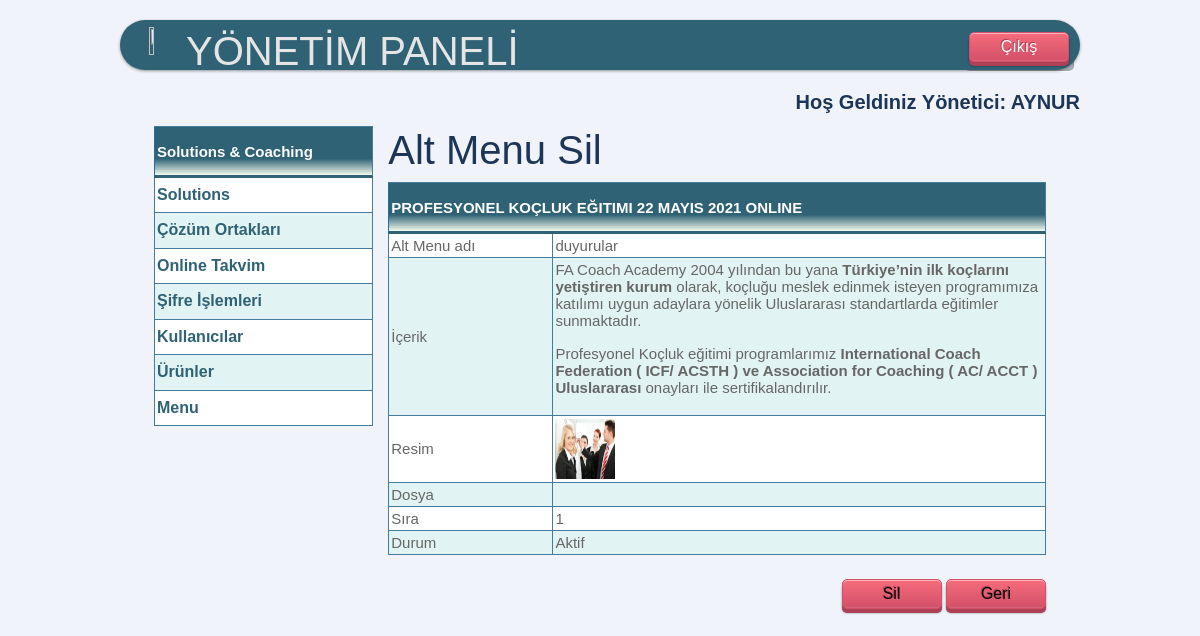
The page /yonetim/solutions/sil/2/ (signed in) on the database its author committed.
### mysite/models.py (models this page shows)
class Solutions(models.Model):
    id = models.IntegerField(primary_key=True)
    altmenuadi = models.CharField(max_length=100, verbose_name='Menü Adi')
    baslik = models.CharField(max_length=100, verbose_name='Başlık')
    icerik = RichTextField(verbose_name="içerik", null=True, blank=True)
    img = models.ImageField(blank=True, null=True, )
    durum = models.BooleanField(blank=True, null=True, verbose_name='Aktif')
    dosya = models.FileField(blank=True, null=True, )
    sira = models.PositiveSmallIntegerField(blank=True)
    aciklama=models.CharField(max_length=500, verbose_name='Açıklama', blank=True)

### mysite/views.py (the view)
# urls.py: path('yonetim/solutions/sil/<int:pk>/', views.solutions_sil),
@login_required(login_url=settings.LOGIN_URL)
def solutions_sil(request, pk: int):
    solutions = Solutions.objects.get(id=pk)
    if request.method == 'POST':
        solutions.delete()
        return redirect('/yonetim/solutions/')
    context = {
        'solutions': solutions,
    }
    return render(request, 'yonetim/solutions/sil.html', context)

### mysite/templates/yonetim/solutions/sil.html (shortened to what this page needs)
{% extends "yonetim/base.html" %}
{% block baslik %}Alt Menu Sil{% endblock %}
{% block content %}
<form onsubmit="return onay()" method="post">
    <div>
        <table class="blueTable">
            <thead>
                <tr><th colspan="2" style=" text-transform: uppercase">{{ solutions.baslik }}</th></tr>
            </thead>
            <tbody>
            <tr>
                <td style="width:25%;">Alt Menu adı</td>
                <td style="width:75%;">{{ solutions.altmenuadi }}</td>
            </tr>
            <tr>
                <td style="width:25%;">İçerik</td>
                <td style="width:75%;">{{ solutions.icerik|safe }}</td>
            </tr>
             <tr>
                <td style="width:25%;">Resim</td>
                <td style="width:75%;">{% if solutions.img %}<img width="60" height="60" src="{{solutions.img.url}}" alt="{{solutions.baslik}}" >{% endif %} </td>
            </tr>
            <tr>
                <td style="width:25%;" >Dosya</td>
                 <td style="width:75%;"> {% if solutions.dosya %}<a href="{{solutions.dosya.url}}">{{solutions.dosya}} </a> {% endif %} </td>
            </tr>
            <tr>
                <td style="width:25%;">Sıra</td>
                <td style="width:75%;">{{ solutions.sira }}</td>
            </tr>
            <tr>
                <td style="width:25%;">Durum</td>
                <td style="width:75%;">{% if solutions.durum %}Aktif{% else %}Pasif{% endif %} </td>
            </tr>
            </tbody>
        </table>
    <div>&nbsp;&nbsp;</div>
    <div class="sag">
        <button type="submit" onclick="onay()" class="push button red"> Sil </button>
        <button type="button" class="push button red" onclick="btn_geri()">Geri</button>
    </div>
    </div>
</form>
{% endblock %}

### mysite/templates/yonetim/base.html (shortened to what this page needs)
{% load static %}
<html xmlns="http://www.w3.org/1999/html" xmlns="http://www.w3.org/1999/html" >
<head>
    <link href="https://cdn.jsdelivr.net/npm/bootstrap@5.0.0-beta1/dist/css/bootstrap.min.css" rel="stylesheet">
    <link href="{% static 'style.css' %}" rel="stylesheet" type="text/css" />
</head>
<body>
<div id="banner1">
        <div class="sol">
            <img src="/static/img/logo5.png" style="text-align: center; width: 50%; height: 80%; image-rendering: pixelated; margin">
        </div>
        <h1 style="color:#e5e5e5;" class="sol">YÖNETİM PANELİ</h1>
        <div class="sag">
            <button type="button" onclick="btn_cik()" class="push_button red"   >Çıkış</button>
        </div>
</div>
<div class="sag" style="font-weight: bold; color: #1D3557; margin-top:20px;">
    {% if request.user.is_superuser %}
        <label style="font-size:20px;" >Hoş Geldiniz Yönetici:</label>
        <label style="text-transform: uppercase; font-size:20px;"> {{request.user.username}} </label>
    {% else %}
        <label style="font-size:20px;" >Hoş Geldiniz Kullanıcı:</label>
        <label style="text-transform: uppercase; font-size:20px;">{{request.user.username}} </label>
    {% endif %}
</div>
<div style="width: 95%;" class="container" >
    <table class="blueTable" cellpadding="10" style="height:300px;">
            <thead><th>Solutions & Coaching </th></thead>
            <tr><th style=""><a href="/yonetim/solutions/"> Solutions</a></th></tr>
            <tr><th><a href="/yonetim/ekip/">Çözüm Ortakları</a></th></tr>
            <tr><th><a href="/yonetim/onlinetakvim/">Online Takvim</a></th></tr>
            <tr><th><a href="/sifre/">Şifre İşlemleri</a></th></tr>
            <tr><th><a href = "/yonetim/kullanici">Kullanıcılar</a> </th></tr>
            <tr><th><a href = "/yonetim/urun">Ürünler</a> </th></tr>
            <tr><th><a href = "/yonetim/menu">Menu</a> </th></tr>
    </table>
    <div>
        <h1 style="color: #1D3557">{%block baslik%}{% endblock%}</h1>
        {% block content %}{% endblock %}
    </div>
</div>
</body>
</html>

### mysite/static/style.css (style rules this page uses)
body { font: normal 1em/1.5em Arial, Helvetica, sans-serif; background: #F0F4FA; width: 80%; margin: 20px auto; color: #666; height:80%; }
div { color: line; }
.sol { float:left; Margin-left:20px; }
.sag { float: right; right; 0px; }
#banner1 { height: 50px; margin:0px auto; padding: 7px 6px 0; background: #2F6275 repeat-x 0 -110px; line_width: 90%; border-radius: 2em; -webkit-border-radius: 2em; -moz-border-radius: 2em; -webkit-box-shadow: 0 1px 3px rgba(0,0,0, .4); -moz-box-shadow: 0 1px 3px rgba(0,0,0, .4); }
h1 { color: #e5e5e5; text_align: center; }
a { color: #333; }
.push_button { position: relative; width:100px; height:30px; text-align:center; color:#FFF; text-decoration:none; line-height:10px; font-family:'Oswald', Helvetica; margin: 5px; }
.push_button:before { background:#ACAFB8; background-image:-webkit-gradient(linear, 0% 0%, 0% 100%, from(#D4E6F6), to(#ACAFB8)); -webkit-border-radius:5px; -moz-border-radius:5px; border-radius:5px; -webkit-box-shadow:0 1px 2px rgba(0, 0, 0, .5) inset, 0 1px 0 #FFF; -moz-box-shadow:0 1px 2px rgba(0, 0, 0, .5) inset, 0 1px 0 #FFF; box-shadow:0 1px 2px rgba(0, 0, 0, .5) inset, 0 1px 0 #FFF; position: absolute; content: ""; left: -6px; right: -6px; top: -6px; bottom: -10px; z-index: -1; }
.red { text-shadow:-1px -1px 0 #A84155; background: #D25068; border:1px solid #D25068; width:100px; height:30px; background-image:-webkit-linear-gradient(top, #F66C7B, #D25068); background-image:-moz-linear-gradient(top, #F66C7B, #D25068); background-image:-ms-linear-gradient(top, #F66C7B, #D25068); background-image:-o-linear-gradient(top, #F66C7B, #D25068); background-image:linear-gradient(to bottom, #F66C7B, #D25068); -webkit-border-radius:5px; -moz-border-radius:5px; border-radius:5px; -webkit-box-shadow:0 1px 0 rgba(255, 255, 255, .5) inset, 0 -1px 0 rgba(255, 255, 255, .1) inset, 0 4px 0 #AD4257, 0 4px 2px rgba(0, 0, 0, .5); -moz-box-shadow:0 1px 0 rgba(255, 255, 255, .5) inset, 0 -1px 0 rgba(255, 255, 255, .1) inset, 0 4px 0 #AD4257, 0 4px 2px rgba(0, 0, 0, .5); box-shadow:0 1px 0 rgba(255, 255, 255, .5) inset, 0 -1px 0 rgba(255, 255, 255, .1) inset, 0 4px 0 #AD4257, 0 4px 2px rgba(0, 0, 0, .5); }
table.blueTable { border: 1px solid #1C6EA4; background-color: #FFFFFF; width: 100%; text-align: left; border-collapse: collapse; }
table.blueTable td, table.blueTable th { border: 1px solid #457B9D; padding: 3px 2px; }
table.blueTable tbody td { font-size: 15px; }
table.blueTable tr:nth-child(even) { background: #E2F3F3; }
table.blueTable thead { background: #2F6275; background: -moz-linear-gradient(top, #2F6275 0%, #2F6275 66%, #F1FAEE 100%); background: -webkit-linear-gradient(top, #2F6275 0%, #2F6275 66%, #F1FAEE 100%); background: linear-gradient(to bottom, #2F6275 0%, #2F6275 66%, #F1FAEE 100%); border-bottom: 2px solid #2F6275; }
table.blueTable thead th { font-size: 15px; font-weight: bold; color: #FFFFFF; border-left: 2px solid #D0E4F5; height: 50px; }
table.blueTable thead th:first-child { border-left: none; }
div.container { width: 96%; display: grid; grid-template-columns: 2fr 6fr; padding:10px; grid-gap: 15px; }
div.container td { border: 1px solid #457B9D; padding: 3px 2px; height: 20%; width: 60%; }
div.container a { text-decoration: none; color: #2F6275; }

### rows shown on the page
Solutions: baslik "PROFESYONEL KOÇLUK EĞITIMI 22 MAYIS 2021 ONLINE", altmenuadi "duyurular", icerik "FA Coach Academy 2004 yılından bu yana Türkiye’nin ilk koçlarını yetiştiren kurum olarak, koçluğu meslek edinmek isteyen programımıza katılımı uygun adaylara yönelik Uluslararası standartlarda eğitimler sunmaktadır. Profesyonel Koçluk eğitimi programlarımız International Coach Federation ( ICF/ ACSTH ) ve Association for Coaching ( AC/ ACCT ) Uluslararası onayları ile sertifikalandırılır.", img (picture), sira "1"

### other values the page prints
{{ request.user.username }} "AYNUR"
